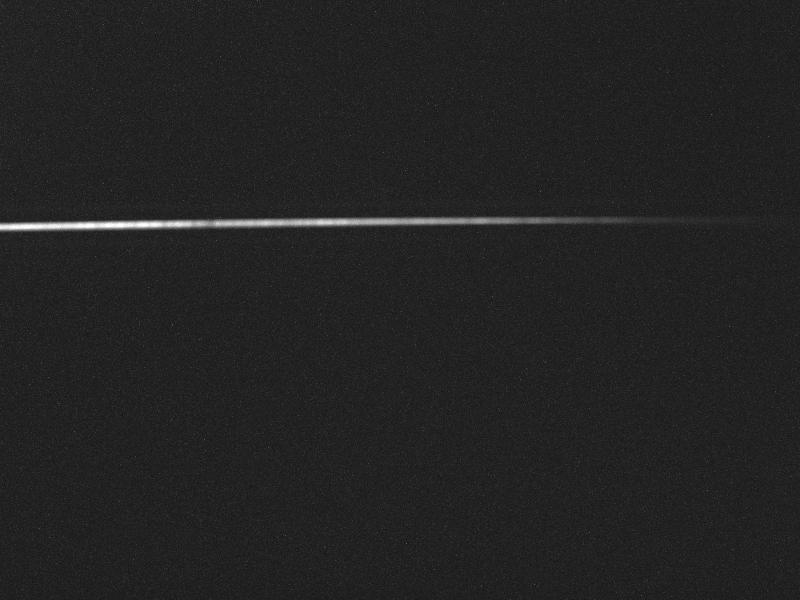
#> input picture astropy/1-SpectroscopicTraceTutorial/aldebaran_3s_1.bmp, 1600 x 1200 px (shown at 1/2 size)
$ python main.py
#> lines starting #> are read from the running program, lines starting #| are printed output that depends on the picture
#!/usr/bin/env python3

# From https://learn.astropy.org/tutorials/1-SpectroscopicTraceTutorial.html

from PIL import Image
import numpy as np

import matplotlib.pyplot as plt

# Step 1: Examine the spectrum

plt.rcParams["image.origin"] = "lower"
plt.style.use("dark_background") # Optional!

spectrum_filename = "aldebaran_3s_1.bmp"

image_data = Image.open(spectrum_filename)
#> image_data is the input picture: PIL image 1600x1200 L; min 21, max 255, mean 35

# our data are unsigned 8-bit integers (0-255) representing a monochromatic image
# we can see this by printing the array version of the image
# we can also see its shape, verifying that it is indeed 2-dimensional
image_array = np.array(image_data)
print(image_array)
#> (printed output is left out)
print(image_array.shape)
#| (1200, 1600)

# but we"d like to see it with axes labeled
plt.imshow(image_data, cmap="gray")
plt.colorbar(); # the semicolon at the end of the last line prevents ipython from printing out the object

plt.savefig("aldebaran_3s_1.png")
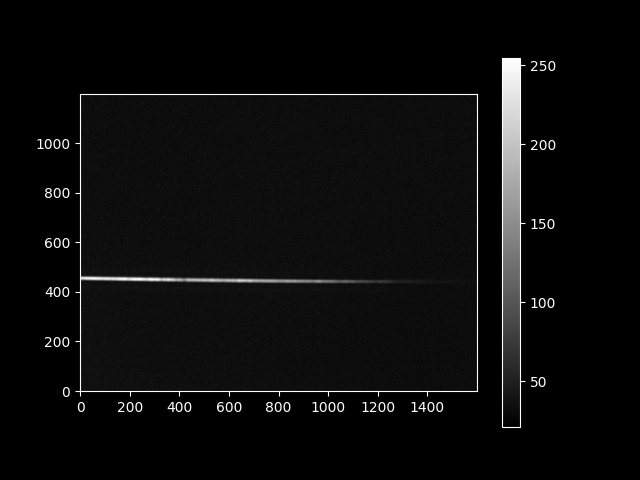
#> figure drawn by matplotlib, 2 panels

# Step 2a. Try to find the spine to trace using argmax

yvals = np.argmax(image_data, axis=0)
#> yvals = 1600 values, max 1199 at index 1131, min 0 at index 514, mean 503.4
xvals = np.arange(image_data.width)
#> xvals = 1600 values from 0 to 1599
plt.plot(xvals, yvals, 'x')
plt.ylabel("Argmax trace data")
plt.xlabel("X position");
plt.savefig("spine_mask.png")
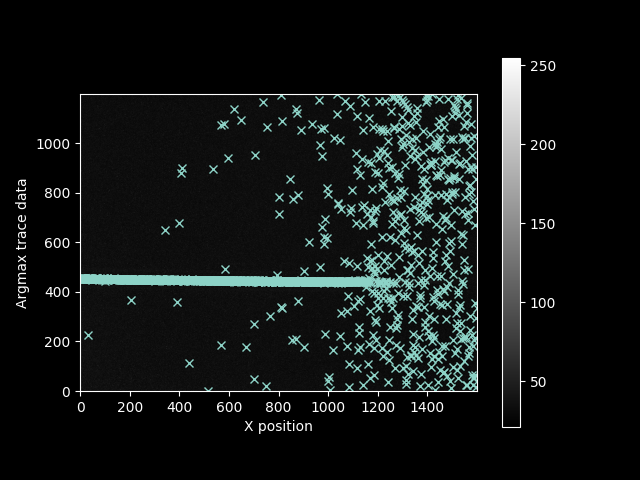
#> figure drawn by matplotlib, 2 panels

bad_pixels = (yvals < 400) | (yvals > 500)

plt.plot(xvals, yvals, 'x')
plt.plot(xvals[bad_pixels], yvals[bad_pixels], 'rx')
plt.ylabel("Argmax trace data")
plt.xlabel("X position");
plt.savefig("spine_mask_bad_pixels.png")
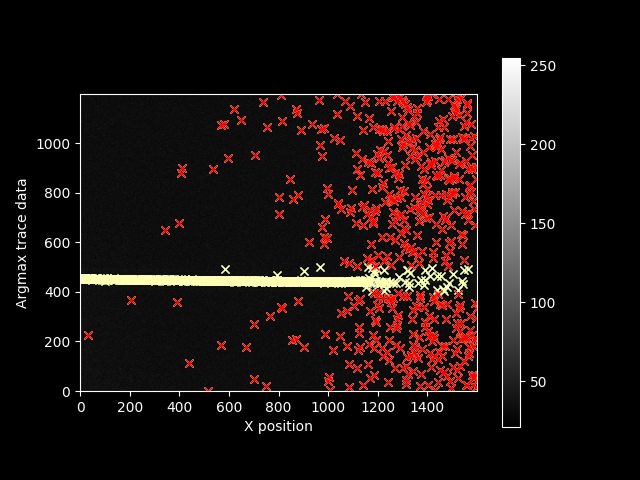
#> figure drawn by matplotlib, 2 panels
